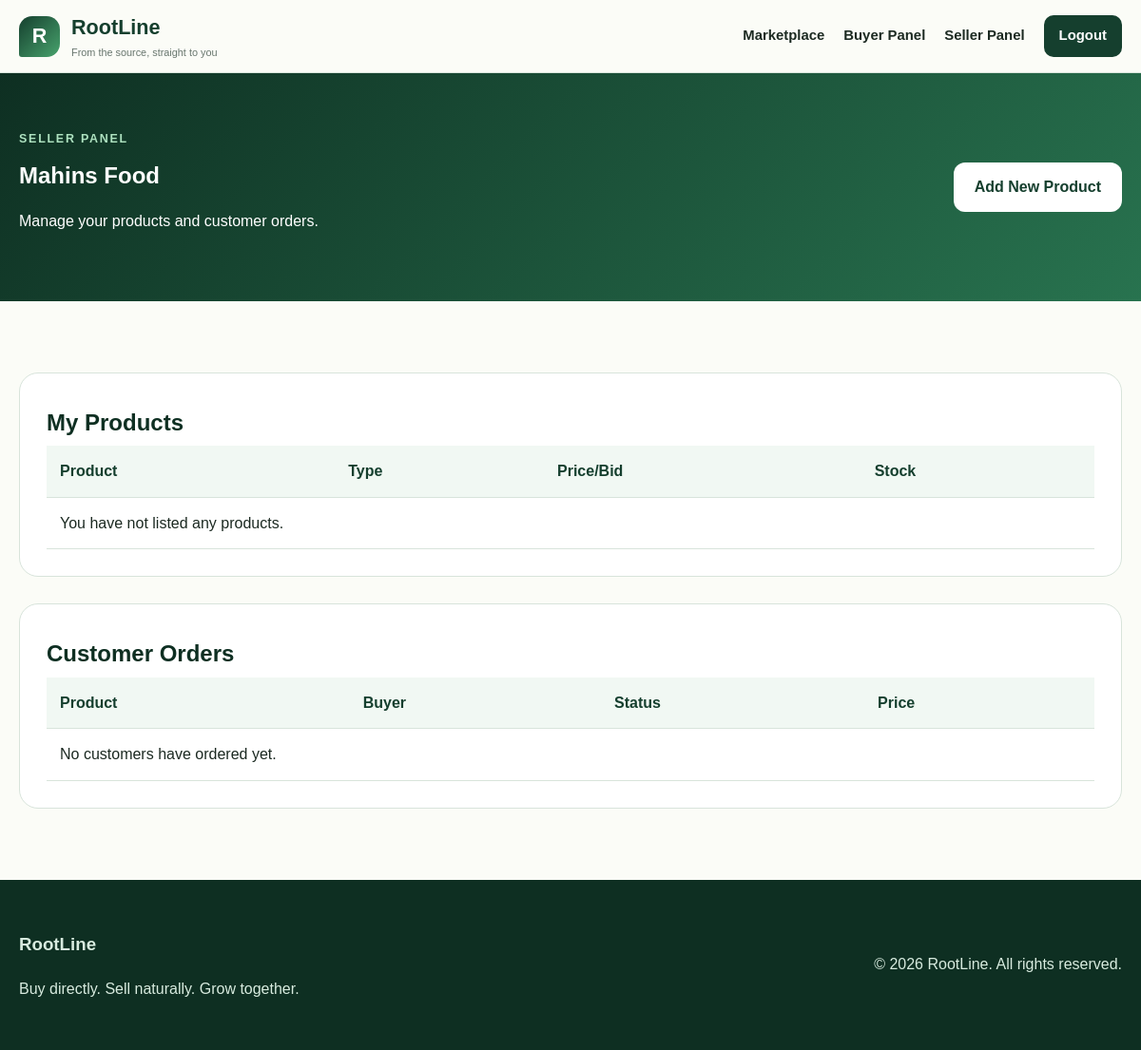
The app's page /seller/dashboard/ (signed in), older data.
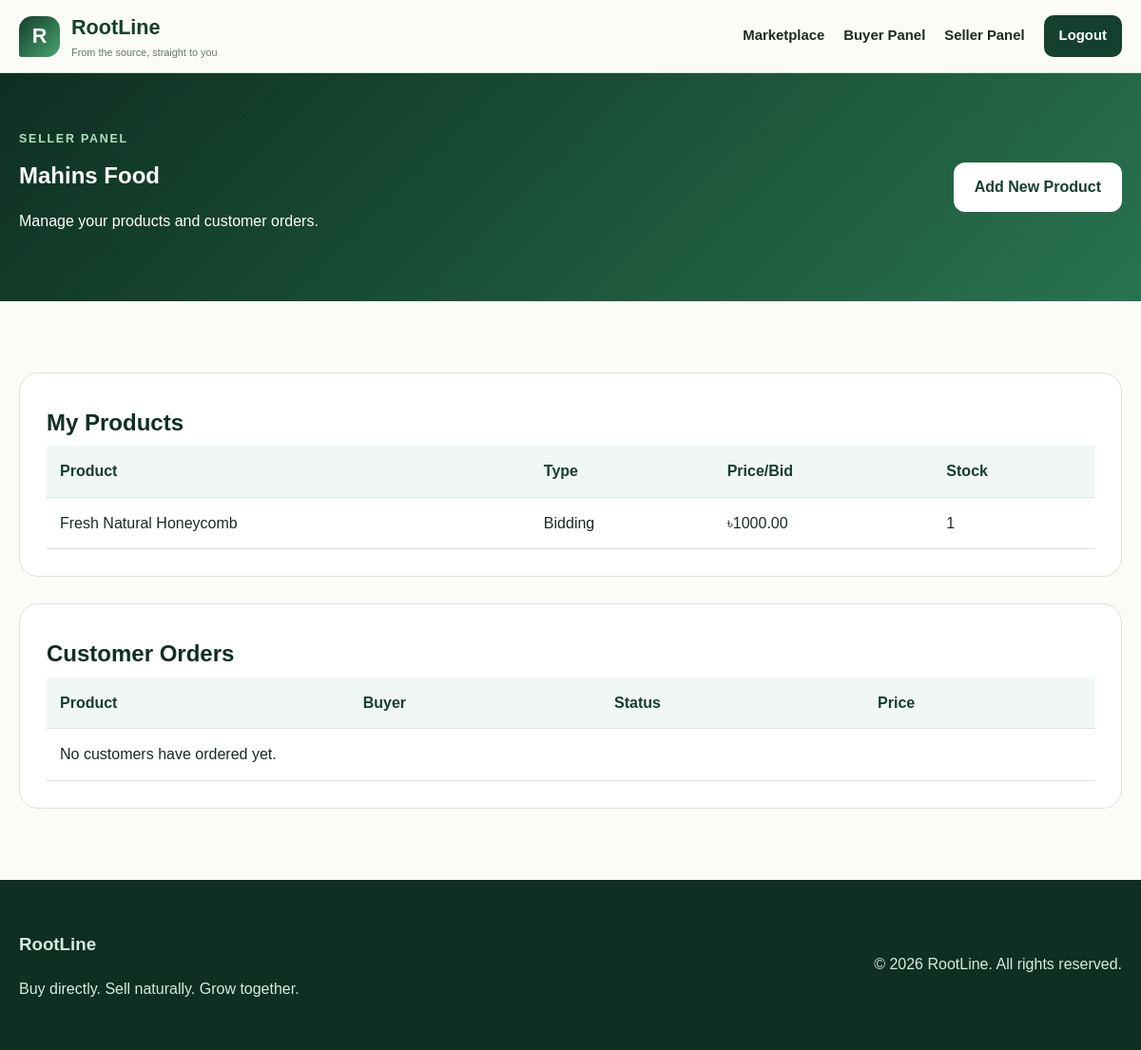
The same page, newer data.
### RootLine/models.py (models this page shows, shortened)
class Profile(models.Model):
    user = models.OneToOneField(
        settings.AUTH_USER_MODEL,
        on_delete=models.CASCADE,
        related_name="profile",
    )
    phone = models.CharField(max_length=20, blank=True)
    shop_name = models.CharField(max_length=150, blank=True)
    seller_requested = models.BooleanField(default=False)
    seller_approved = models.BooleanField(default=False)
    created_at = models.DateTimeField(auto_now_add=True)

class Product(models.Model):
    FIXED_PRICE = "fixed"
    AUCTION = "auction"
    SALE_TYPE_CHOICES = [
        (FIXED_PRICE, "Direct Price"),
        (AUCTION, "Bidding"),
    ]
    seller = models.ForeignKey(
        settings.AUTH_USER_MODEL,
        on_delete=models.CASCADE,
        related_name="products",
    )
    category = models.ForeignKey(
        Category,
        on_delete=models.PROTECT,
        related_name="products",
    )
    title = models.CharField(max_length=200)
    caption = models.CharField(max_length=250, blank=True)
    description = models.TextField()
    sale_type = models.CharField(
        max_length=20,
        choices=SALE_TYPE_CHOICES,
        default=FIXED_PRICE,
    )
    price = models.DecimalField(
        max_digits=12,
        decimal_places=2,
        null=True,
        blank=True,
        validators=[MinValueValidator(Decimal("0.01"))],
    )
    stock = models.PositiveIntegerField(default=1)
    starting_bid = models.DecimalField(
        max_digits=12,
        decimal_places=2,
        null=True,
        blank=True,
        validators=[MinValueValidator(Decimal("0.01"))],
    )
    minimum_bid_increment = models.DecimalField(
        max_digits=10,
        decimal_places=2,
        default=Decimal("10.00"),
        validators=[MinValueValidator(Decimal("0.01"))],
    )
    auction_end = models.DateTimeField(
        null=True,
        blank=True,
    )
    image_1 = models.ImageField(upload_to="products/images/")
    image_2 = models.ImageField(
        upload_to="products/images/",
        blank=True,
        null=True,
    )
    image_3 = models.ImageField(
        upload_to="products/images/",
        blank=True,
        null=True,
    )
    video = models.FileField(
        upload_to="products/videos/",
        blank=True,
        null=True,
    )
    is_active = models.BooleanField(default=True)
    created_at = models.DateTimeField(auto_now_add=True)
    updated_at = models.DateTimeField(auto_now=True)
    class Meta:
        ordering = ["-created_at"]
    @property
    def current_bid(self):
        highest_bid = self.bids.order_by(
            "-amount",
            "-created_at",
        ).first()
        if highest_bid:
            return highest_bid.amount
        return self.starting_bid

### accounts/models.py (models this page shows, shortened)
class Account(AbstractBaseUser):
    first_name = models.CharField(max_length=50)
    last_name = models.CharField(max_length=50)
    username = models.CharField(max_length=50, unique=True)
    email = models.EmailField(max_length=100, unique=True)
    phone_number = models.CharField(max_length=50)
    date_joined = models.DateTimeField(auto_now_add=True)
    is_admin = models.BooleanField(default=False)
    is_staff = models.BooleanField(default=False)
    is_active = models.BooleanField(default=True)
    is_superadmin = models.BooleanField(default=False)
    USERNAME_FIELD = 'email'
    REQUIRED_FIELDS = ['username', 'first_name', 'last_name']
    objects = MyAccountManager()

### RootLine/views.py (the view)
@login_required
def seller_dashboard(request):
    profile, created = Profile.objects.get_or_create(
        user=request.user
    )
    if not profile.seller_approved:
        messages.error(
            request,
            "Your seller account has not been approved.",
        )
        return redirect("seller_request")
    products = Product.objects.filter(
        seller=request.user
    ).select_related("category")
    received_orders = (
        Order.objects.filter(product__seller=request.user)
        .select_related("buyer", "product")
        .order_by("-created_at")
    )
    context = {
        "profile": profile,
        "products": products,
        "received_orders": received_orders,
    }
    return render(
        request,
        "RootLine/seller_dashboard.html",
        context,
    )

### RootLine/templates/RootLine/seller_dashboard.html (shortened to what this page needs)
{% extends "RootLine/base.html" %}
{% block content %}
<section class="dashboard-header">
    <div class="container dashboard-heading-row">
        <div>
            <span class="eyebrow">Seller panel</span>
            <h1>
                {{ profile.shop_name|default:user.username }}
            </h1>
            <p>
                Manage your products and customer orders.
            </p>
        </div>
        <a
            href="{% url 'product_create' %}"
            class="primary-button"
        >
            Add New Product
        </a>
    </div>
</section>
<section class="page-section">
    <div class="container dashboard-grid">
        <div class="dashboard-card">
            <h2>My Products</h2>
            <div class="table-wrapper">
                <table>
                    <thead>
                        <tr>
                            <th>Product</th>
                            <th>Type</th>
                            <th>Price/Bid</th>
                            <th>Stock</th>
                        </tr>
                    </thead>
                    <tbody>
                        {% for product in products %}
                            <tr>
                                <td>
                                    <a href="{% url 'product_detail' product.id %}">
                                        {{ product.title }}
                                    </a>
                                </td>
                                <td>
                                    {{ product.get_sale_type_display }}
                                </td>
                                <td>
                                    {% if product.sale_type == "fixed" %}
                                        ৳{{ product.price }}
                                    {% else %}
                                        ৳{{ product.current_bid }}
                                    {% endif %}
                                </td>
                                <td>
                                    {{ product.stock }}
                                </td>
                            </tr>
                        {% empty %}
                            <tr>
                                <td colspan="4">
                                    You have not listed any products.
                                </td>
                            </tr>
                        {% endfor %}
                    </tbody>
                </table>
            </div>
        </div>
        <div class="dashboard-card">
            <h2>Customer Orders</h2>
            <div class="table-wrapper">
                <table>
                    <thead>
                        <tr>
                            <th>Product</th>
                            <th>Buyer</th>
                            <th>Status</th>
                            <th>Price</th>
                        </tr>
                    </thead>
                    <tbody>
                        {% for order in received_orders %}
                            <tr>
                                <td>{{ order.product.title }}</td>
                                <td>{{ order.buyer.username }}</td>
                                <td>{{ order.get_status_display }}</td>
                                <td>৳{{ order.total_price }}</td>
                            </tr>
                        {% empty %}
                            <tr>
                                <td colspan="4">
                                    No customers have ordered yet.
                                </td>
                            </tr>
                        {% endfor %}
                    </tbody>
                </table>
            </div>
        </div>
    </div>
</section>
{% endblock %}

### RootLine/templates/RootLine/base.html (shortened to what this page needs)
{% load static %}
<!DOCTYPE html>
<html lang="en">
<head>
    <link
        rel="stylesheet"
        href="{% static 'RootLine/css/style.css' %}"
    >
</head>
<body>
<header class="main-header">
    <div class="container nav-container">
        <a href="{% url 'home' %}" class="brand">
            <span class="brand-icon">R</span>
            <span>
                RootLine
                <small>From the source, straight to you</small>
            </span>
        </a>
        <nav class="navigation">
            <a href="{% url 'home' %}">Marketplace</a>
            {% if user.is_authenticated %}
                <a href="{% url 'buyer_dashboard' %}">
                    Buyer Panel
                </a>
                {% if user.profile.seller_approved %}
                    <a href="{% url 'seller_dashboard' %}">
                        Seller Panel
                    </a>
                {% else %}
                    <a href="{% url 'seller_request' %}">
                        Become a Seller
                    </a>
                {% endif %}
                <form
                    method="post"
                    action="{% url 'logout' %}"
                    class="logout-form"
                >
                    <button type="submit" class="nav-button">
                        Logout
                    </button>
                </form>
            {% endif %}
        </nav>
    </div>
</header>
<main>
    {% block content %}
    {% endblock %}
</main>
<footer class="main-footer">
    <div class="container footer-content">
        <div>
            <h3>RootLine</h3>
            <p>Buy directly. Sell naturally. Grow together.</p>
        </div>
        <p>
            &copy; 2026 RootLine. All rights reserved.
        </p>
    </div>
</footer>
</body>
</html>

### RootLine/static/RootLine/css/style.css (style rules this page uses)
:root { --forest: #153f2e; --deep-green: #0e2f22; --green: #28734f; --leaf: #48a36d; --soft-green: #dff1e5; --light-green: #f1f8f3; --cream: #fbfcf7; --white: #ffffff; --text: #1c2a22; --muted: #68766e; --border: #d8e4db; --danger: #9d2f2f; --warning: #8a6516; --shadow: 0 18px 45px rgba(18, 63, 44, 0.10); }
* { box-sizing: border-box; }
html { scroll-behavior: smooth; }
body { margin: 0; font-family: Arial, Helvetica, sans-serif; color: var(--text); background: var(--cream); line-height: 1.6; }
a { color: inherit; text-decoration: none; }
button, input, textarea, select { font: inherit; }
.container { width: min(1180px, calc(100% - 40px)); margin: 0 auto; }
.main-header { position: sticky; top: 0; z-index: 100; background: rgba(251, 252, 247, 0.96); border-bottom: 1px solid var(--border); backdrop-filter: blur(14px); }
.nav-container { min-height: 76px; display: flex; align-items: center; justify-content: space-between; gap: 30px; }
.brand { display: flex; align-items: center; gap: 12px; color: var(--forest); font-size: 1.35rem; font-weight: 800; }
.brand small { display: block; color: var(--muted); font-size: 0.68rem; font-weight: 500; }
.brand-icon { width: 43px; height: 43px; border-radius: 14px 14px 14px 3px; display: grid; place-items: center; color: var(--white); background: linear-gradient(135deg, var(--forest), var(--leaf)); }
.navigation { display: flex; align-items: center; gap: 20px; font-size: 0.93rem; font-weight: 600; }
.nav-register, .nav-button { padding: 10px 16px; border-radius: 10px; color: var(--white) !important; background: var(--forest); }
.logout-form { margin: 0; }
.nav-button { border: 0; cursor: pointer; }
.primary-button, .card-button { display: inline-flex; align-items: center; justify-content: center; border: 0; border-radius: 12px; cursor: pointer; font-weight: 700; }
.primary-button { padding: 13px 22px; color: var(--white); background: var(--forest); }
.products-section, .page-section { padding: 75px 0; }
.section-heading h2, .dashboard-card h2 { margin: 5px 0; color: var(--deep-green); }
.eyebrow { color: var(--green); font-size: 0.78rem; font-weight: 800; letter-spacing: 0.14em; text-transform: uppercase; }
.dashboard-header { padding: 55px 0; color: var(--white); background: linear-gradient(135deg, var(--deep-green), var(--green)); }
.dashboard-header .eyebrow { color: #aee2c0; }
.dashboard-header h1 { margin: 8px 0; }
.dashboard-heading-row { display: flex; align-items: center; justify-content: space-between; gap: 25px; }
.dashboard-header .primary-button { color: var(--forest); background: var(--white); }
.dashboard-grid { display: grid; gap: 28px; }
.dashboard-card { padding: 28px; border: 1px solid var(--border); border-radius: 20px; background: var(--white); }
.table-wrapper { overflow-x: auto; }
table { width: 100%; border-collapse: collapse; }
th, td { padding: 14px; border-bottom: 1px solid var(--border); text-align: left; }
th { color: var(--forest); background: var(--light-green); }
.main-footer { padding: 35px 0; color: #d8ebdf; background: var(--deep-green); }
.footer-content { display: flex; align-items: center; justify-content: space-between; gap: 20px; }

Row changes from the older to the newer data that the page shows:
added Product: title "Fresh Natural Honeycomb", sale_type "Bidding", current_bid "1000.00", stock "1"
Text that changed along with them:
text no longer shown: "You have not listed any products."
